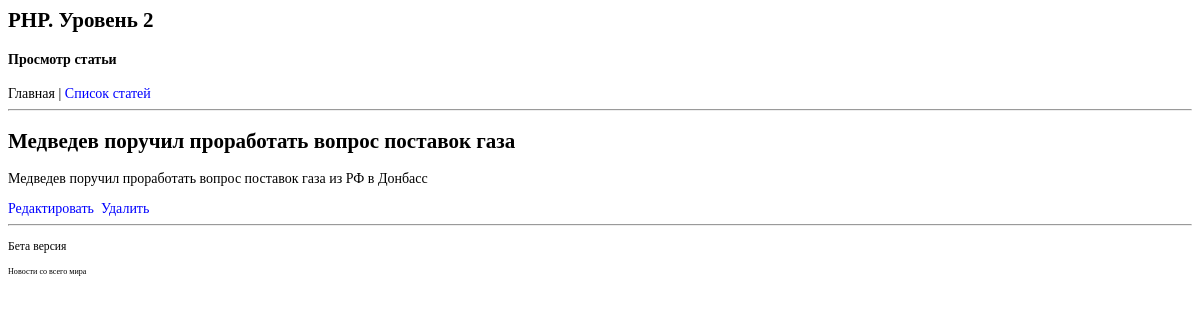
Screenshot of /control/article.php?id=5 with the database file from the repository.
### tables this page shows
CREATE TABLE IF NOT EXISTS `news` (
`id_article` bigint(20) unsigned NOT NULL,
  `date` datetime NOT NULL,
  `title` char(50) NOT NULL,
  `content` text NOT NULL
);

### models/news.php (called while the page is built, shortened)
<?php
function articles_get($id_article)
{
	$query = "SELECT * FROM news WHERE id_article = $id_article";
	$result = mysql_query($query);
	$row = mysql_fetch_assoc($result);
	return $row;
}
function view_include($fileName, $vars = array())
{
	include $fileName;
	return ob_get_clean();
}

### views/article.php (the view, shortened to what this page needs)
<html>
<head>
	<link rel="stylesheet" type="text/css" media="screen" href="style.css" />
</head>
<body>
	<h2><?=$article['title']?></h2>
	<p><?=$article['content']?></p>
	<a href="../control/edit.php?id=<?=$article['id_article']?>">Редактировать</a>&nbsp
	<a href="../control/edit.php?id=<?=$article['id_article']?>&delete=1">Удалить</a>
</body>
</html>

### views/style.css (style rules this page uses)
body { font-family: Georgia; font-size: 14px; color: black; }
a { color: #00f; text-decoration: none; }

### rows the page displays
news: title "Медведев поручил проработать вопрос поставок газа", content "Медведев поручил проработать вопрос поставок газа из РФ в Донбасс"

### other values shown
$title "Просмотр статьи"
